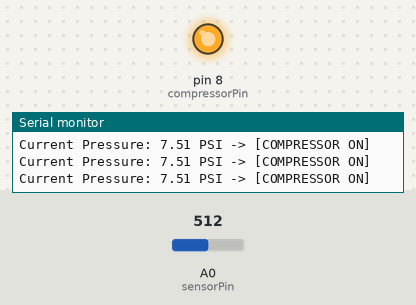
Bench run of a sketch on a simulated Arduino Uno, built with avr-gcc and run on an emulated ATmega328P. On the bench: output pins drawn as LEDs (lit = HIGH), the last lines printed to the serial monitor. Inputs (shaded band) come from the test bench; at power-on: A0 (sensorPin) = 512.

Above: at 1.3 s.
1.4 s: A0 (sensorPin) set to 673
2.9 s: A0 (sensorPin) set to 693
At 4.5 s:
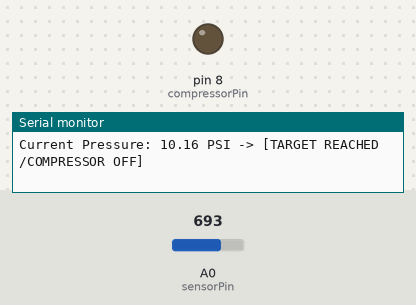
Timing chart, 0 to 6.0 s (numbered marks = the images above; inputs shaded):
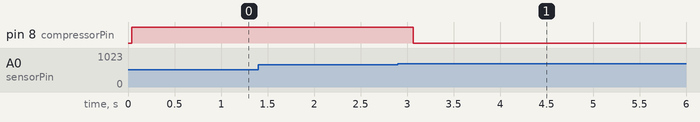

The sketch:

Pressure_Control_System.ino
```cpp
const int sensorPin = A0;
const int compressorPin = 8;

const float targetPressure = 10.0;

void setup() {

  Serial.begin(9600);

  pinMode(compressorPin, OUTPUT);
  pinMode(sensorPin, INPUT);

  Serial.println("--- Compressor Regulation Initialized ---");
  Serial.print("Target Pressure Set To: ");
  Serial.print(targetPressure);
  Serial.println(" PSI\n");
}

void loop() {

  int sensorValue = analogRead(sensorPin);

  float currentPressure = (sensorValue / 1023.0) * 15.0;

  Serial.print("Current Pressure: ");
  Serial.print(currentPressure);
  Serial.print(" PSI");

  if (currentPressure < targetPressure) {
    digitalWrite(compressorPin, HIGH);
    Serial.println(" -> [COMPRESSOR ON]");
  } else {
    digitalWrite(compressorPin, LOW);
    Serial.println(" -> [TARGET REACHED /COMPRESSOR OFF]");
  }

  delay(500);
}
```

Measured:
- the behaviour switches between 681 and 682 on A0 (sensorPin) (found by bisection; images 0 and 1)
- after the input at 2.9 s, pin 8 (compressorPin): HIGH → LOW after 0.17 s
